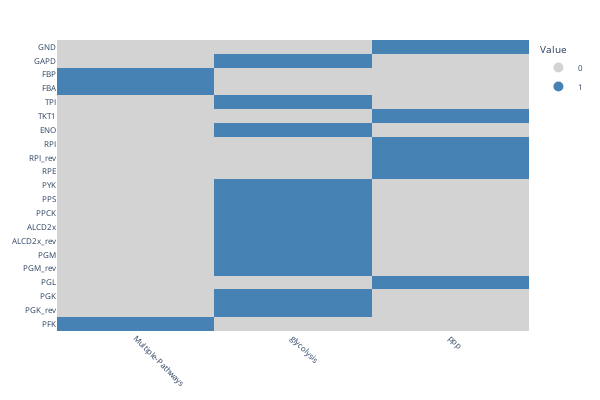

Notebook source saved alongside this figure:
### Code cell
binary_df = reaction_in_pathway_binary_matrix(group_map)

plot_reaction_in_pathway_heatmap(binary_df, font_size=8, fig_width=600, fig_height=400, title="")

### Figure 1 — Plotly figure (JSON) as saved in the notebook; plotly's stock layout.template omitted (floating-point values rounded to 4 significant figures)
{"data": [{"colorscale": [[0, "lightgrey"], [1, "steelblue"]], "hoverinfo": "text", "showscale": false, "text": [["Row: PFK<br>Col: Multiple-Pathways<br>Value: 1", "Row: PFK<br>Col: glycolysis<br>Value: 0", "Row: PFK<br>Col: ppp<br>Value: 0"], ["Row: PGK_rev<br>Col: Multiple-Pathways<br>Value: 0", "Row: PGK_rev<br>Col: glycolysis<br>Value: 1", "Row: PGK_rev<br>Col: ppp<br>Value: 0"], ["Row: PGK<br>Col: Multiple-Pathways<br>Value: 0", "Row: PGK<br>Col: glycolysis<br>Value: 1", "Row: PGK<br>Col: ppp<br>Value: 0"], ["Row: PGL<br>Col: Multiple-Pathways<br>Value: 0", "Row: PGL<br>Col: glycolysis<br>Value: 0", "Row: PGL<br>Col: ppp<br>Value: 1"], ["Row: PGM_rev<br>Col: Multiple-Pathways<br>Value: 0", "Row: PGM_rev<br>Col: glycolysis<br>Value: 1", "Row: PGM_rev<br>Col: ppp<br>Value: 0"], ["Row: PGM<br>Col: Multiple-Pathways<br>Value: 0", "Row: PGM<br>Col: glycolysis<br>Value: 1", "Row: PGM<br>Col: ppp<br>Value: 0"], ["Row: ALCD2x_rev<br>Col: Multiple-Pathways<br>Value: 0", "Row: ALCD2x_rev<br>Col: glycolysis<br>Value: 1", "Row: ALCD2x_rev<br>Col: ppp<br>Value: 0"], ["Row: ALCD2x<br>Col: Multiple-Pathways<br>Value: 0", "Row: ALCD2x<br>Col: glycolysis<br>Value: 1", "Row: ALCD2x<br>Col: ppp<br>Value: 0"], ["Row: PPCK<br>Col: Multiple-Pathways<br>Value: 0", "Row: PPCK<br>Col: glycolysis<br>Value: 1", "Row: PPCK<br>Col: ppp<br>Value: 0"], ["Row: PPS<br>Col: Multiple-Pathways<br>Value: 0", "Row: PPS<br>Col: glycolysis<br>Value: 1", "Row: PPS<br>Col: ppp<br>Value: 0"], ["Row: PYK<br>Col: Multiple-Pathways<br>Value: 0", "Row: PYK<br>Col: glycolysis<br>Value: 1", "Row: PYK<br>Col: ppp<br>Value: 0"], ["Row: RPE<br>Col: Multiple-Pathways<br>Value: 0", "Row: RPE<br>Col: glycolysis<br>Value: 0", "Row: RPE<br>Col: ppp<br>Value: 1"], ["Row: RPI_rev<br>Col: Multiple-Pathways<br>Value: 0", "Row: RPI_rev<br>Col: glycolysis<br>Value: 0", "Row: RPI_rev<br>Col: ppp<br>Value: 1"], ["Row: RPI<br>Col: Multiple-Pathways<br>Value: 0", "Row: RPI<br>Col: glycolysis<br>Value: 0", "Row: RPI<br>Col: ppp<br>Value: 1"], ["Row: ENO<br>Col: Multiple-Pathways<br>Value: 0", "Row: ENO<br>Col: glycolysis<br>Value: 1", "Row: ENO<br>Col: ppp<br>Value: 0"], ["Row: TKT1<br>Col: Multiple-Pathways<br>Value: 0", "Row: TKT1<br>Col: glycolysis<br>Value: 0", "Row: TKT1<br>Col: ppp<br>Value: 1"], ["Row: TPI<br>Col: Multiple-Pathways<br>Value: 0", "Row: TPI<br>Col: glycolysis<br>Value: 1", "Row: TPI<br>Col: ppp<br>Value: 0"], ["Row: FBA<br>Col: Multiple-Pathways<br>Value: 1", "Row: FBA<br>Col: glycolysis<br>Value: 0", "Row: FBA<br>Col: ppp<br>Value: 0"], ["Row: FBP<br>Col: Multiple-Pathways<br>Value: 1", "Row: FBP<br>Col: glycolysis<br>Value: 0", "Row: FBP<br>Col: ppp<br>Value: 0"], ["Row: GAPD<br>Col: Multiple-Pathways<br>Value: 0", "Row: GAPD<br>Col: glycolysis<br>Value: 1", "Row: GAPD<br>Col: ppp<br>Value: 0"], ["Row: GND<br>Col: Multiple-Pathways<br>Value: 0", "Row: GND<br>Col: glycolysis<br>Value: 0", "Row: GND<br>Col: ppp<br>Value: 1"]], "type": "heatmap", "x": ["Multiple-Pathways", "glycolysis", "ppp"], "y": ["PFK", "PGK_rev", "PGK", "PGL", "PGM_rev", "PGM", "ALCD2x_rev", "ALCD2x", "PPCK", "PPS", "PYK", "RPE", "RPI_rev", "RPI", "ENO", "TKT1", "TPI", "FBA", "FBP", "GAPD", "GND"], "z": [[1, 0, 0], [0, 1, 0], [0, 1, 0], [0, 0, 1], [0, 1, 0], [0, 1, 0], [0, 1, 0], [0, 1, 0], [0, 1, 0], [0, 1, 0], [0, 1, 0], [0, 0, 1], [0, 0, 1], [0, 0, 1], [0, 1, 0], [0, 0, 1], [0, 1, 0], [1, 0, 0], [1, 0, 0], [0, 1, 0], [0, 0, 1]]}, {"marker": {"color": "lightgrey", "size": 10}, "mode": "markers", "name": "0", "type": "scatter", "x": [null], "y": [null]}, {"marker": {"color": "steelblue", "size": 10}, "mode": "markers", "name": "1", "type": "scatter", "x": [null], "y": [null]}], "layout": {"font": {"size": 8}, "height": 400, "legend": {"title": {"text": "Value"}}, "margin": {"b": 40, "l": 40, "r": 40, "t": 40}, "title": {"text": ""}, "width": 600, "xaxis": {"tickangle": 45, "tickfont": {"size": 8}}, "yaxis": {"tickfont": {"size": 8}}}}
